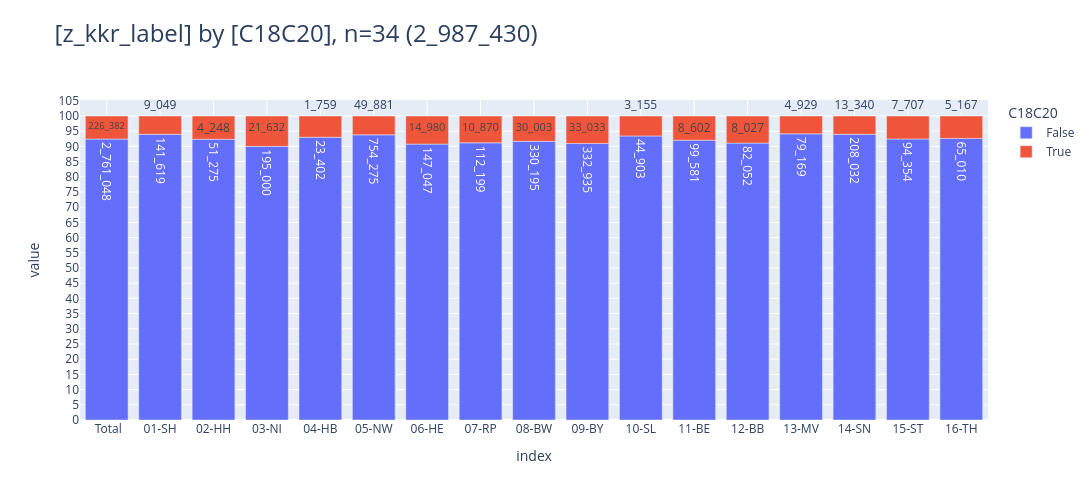

Notebook source saved alongside this figure:
### Markdown cell above
### <a id='toc1_3_1_'></a>[Fallzahlen C18-C20 in Verhältnis zu allen Diagnosen](#toc0_)
- Filter: alle Diagnosen inkludiert (C,D)

### Code cell
_df = (db_allicd
    .aggregate(aggr_expr="z_kkr_label, C18C20, count(distinct z_tum_id) as cnt")
    .to_df()
)
_=pls.plot_stacked_bars(_df, orientation="v", height=500, show_total=True, relative=True, show_pct_bar=False,)

### Figure 1 — Plotly figure (JSON) as saved in the notebook; plotly's stock layout.template omitted (floating-point values rounded to 4 significant figures)
{"data": [{"hovertemplate": "col=False<br>index=%{x}<br>value=%{y}<br>cnt_str=%{text}<extra></extra>", "legendgroup": "False", "marker": {"color": "#636EFA", "pattern": {"shape": ""}}, "name": "False", "orientation": "v", "showlegend": true, "text": ["2_761_048", "141_619", "51_275", "195_000", "23_402", "754_275", "147_047", "112_199", "330_195", "332_935", "44_903", "99_581", "82_052", "79_169", "208_032", "94_354", "65_010"], "textposition": "auto", "type": "bar", "x": [" Total", "01-SH", "02-HH", "03-NI", "04-HB", "05-NW", "06-HE", "07-RP", "08-BW", "09-BY", "10-SL", "11-BE", "12-BB", "13-MV", "14-SN", "15-ST", "16-TH"], "xaxis": "x", "y": [2761048, 141619, 51275, 195000, 23402, 754275, 147047, 112199, 330195, 332935, 44903, 99581, 82052, 79169, 208032, 94354, 65010], "yaxis": "y"}, {"hovertemplate": "col=True<br>index=%{x}<br>value=%{y}<br>cnt_str=%{text}<extra></extra>", "legendgroup": "True", "marker": {"color": "#EF553B", "pattern": {"shape": ""}}, "name": "True", "orientation": "v", "showlegend": true, "text": ["226_382", "9_049", "4_248", "21_632", "1_759", "49_881", "14_980", "10_870", "30_003", "33_033", "3_155", "8_602", "8_027", "4_929", "13_340", "7_707", "5_167"], "textposition": "auto", "type": "bar", "x": [" Total", "01-SH", "02-HH", "03-NI", "04-HB", "05-NW", "06-HE", "07-RP", "08-BW", "09-BY", "10-SL", "11-BE", "12-BB", "13-MV", "14-SN", "15-ST", "16-TH"], "xaxis": "x", "y": [226382, 9049, 4248, 21632, 1759, 49881, 14980, 10870, 30003, 33033, 3155, 8602, 8027, 4929, 13340, 7707, 5167], "yaxis": "y"}], "layout": {"barmode": "relative", "barnorm": "percent", "height": 500, "legend": {"title": {"text": "C18C20"}, "tracegroupgap": 0, "traceorder": "normal"}, "title": {"font": {"size": 24}, "text": "[z_kkr_label] by [C18C20], n=34 (2_987_430)", "xanchor": "left", "y": 0.95, "yanchor": "top"}, "width": 2000, "xaxis": {"anchor": "y", "categoryarray": [" Total", "01-SH", "02-HH", "03-NI", "04-HB", "05-NW", "06-HE", "07-RP", "08-BW", "09-BY", "10-SL", "11-BE", "12-BB", "13-MV", "14-SN", "15-ST", "16-TH"], "categoryorder": "array", "domain": [0, 1], "gridwidth": 1, "showgrid": true, "title": {"text": "index"}}, "yaxis": {"anchor": "x", "domain": [0, 1], "dtick": 5, "gridwidth": 1, "showgrid": true, "title": {"text": "value"}}}}
